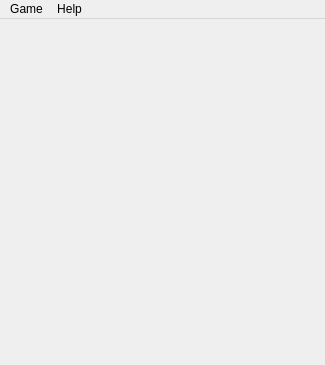
<?xml version="1.0" encoding="UTF-8"?>
<ui version="4.0">
 <class>MainWindow</class>
 <widget class="QMainWindow" name="MainWindow">
  <property name="enabled">
   <bool>true</bool>
  </property>
  <property name="geometry">
   <rect>
    <x>0</x>
    <y>0</y>
    <width>325</width>
    <height>365</height>
   </rect>
  </property>
  <property name="sizePolicy">
   <sizepolicy hsizetype="Minimum" vsizetype="Maximum">
    <horstretch>0</horstretch>
    <verstretch>0</verstretch>
   </sizepolicy>
  </property>
  <property name="windowTitle">
   <string>Minesweeper</string>
  </property>
  <property name="whatsThis">
   <string/>
  </property>
  <property name="toolButtonStyle">
   <enum>Qt::ToolButtonTextOnly</enum>
  </property>
  <widget class="QWidget" name="centralWidget"/>
  <widget class="QMenuBar" name="menuBar">
   <property name="geometry">
    <rect>
     <x>0</x>
     <y>0</y>
     <width>325</width>
     <height>21</height>
    </rect>
   </property>
   <widget class="QMenu" name="menuMenu">
    <property name="title">
     <string>Game</string>
    </property>
    <addaction name="actionNew_Game"/>
    <addaction name="separator"/>
    <addaction name="actionOptions"/>
    <addaction name="actionStastics"/>
    <addaction name="separator"/>
    <addaction name="actionExit"/>
   </widget>
   <widget class="QMenu" name="menuHelp">
    <property name="title">
     <string>Help</string>
    </property>
    <addaction name="actionView_Help"/>
    <addaction name="actionAbout_Minesweeper"/>
   </widget>
   <addaction name="menuMenu"/>
   <addaction name="menuHelp"/>
  </widget>
  <action name="actionAbout_Minesweeper">
   <property name="enabled">
    <bool>true</bool>
   </property>
   <property name="text">
    <string>About Minesweeper</string>
   </property>
  </action>
  <action name="actionNew_Game">
   <property name="text">
    <string>New Game</string>
   </property>
   <property name="shortcut">
    <string>F2</string>
   </property>
  </action>
  <action name="actionOptions">
   <property name="enabled">
    <bool>true</bool>
   </property>
   <property name="text">
    <string>Options</string>
   </property>
   <property name="shortcut">
    <string>F5</string>
   </property>
  </action>
  <action name="actionExit">
   <property name="text">
    <string>Exit</string>
   </property>
  </action>
  <action name="actionView_Help">
   <property name="enabled">
    <bool>true</bool>
   </property>
   <property name="text">
    <string>Changelog</string>
   </property>
   <property name="shortcut">
    <string>F1</string>
   </property>
  </action>
  <action name="actionStastics">
   <property name="text">
    <string>Statistics</string>
   </property>
   <property name="shortcut">
    <string>F4</string>
   </property>
  </action>
 </widget>
 <layoutdefault spacing="6" margin="11"/>
 <resources/>
 <connections/>
</ui>
